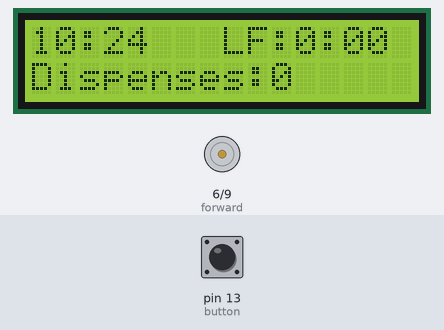
The sketch below on a simulated Arduino Uno, built with avr-gcc and run on an emulated ATmega328P. Parts: 16×2 character LCD, motor-driver pin pairs drawn as motors (green arrow = first pin HIGH = forward, orange = second pin HIGH = backward, longer = more drive). The test bench sets the inputs (shaded band); at power-on: pin 13 (button) LOW. The local clock reads 2024-03-15 10:24:30 at power-on unless the sketch sets it.

Above: at 1.2 s.
1.3 s: pin 13 (button) pulled HIGH for 0.15 s
At 2.3 s:
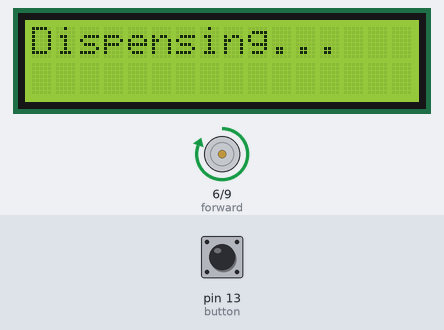
4.4 s: pin 13 (button) pulled HIGH for 1 s
At 6.5 s:
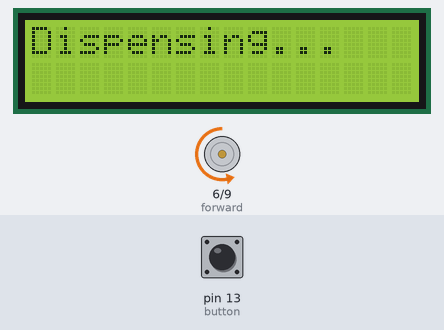
8.4 s: pin 13 (button) pulled HIGH for 0.15 s
At 11.3 s:
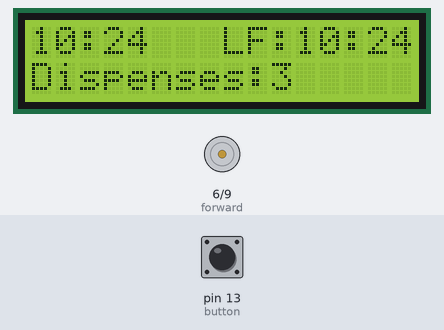
11.5 s: pin 13 (button) pulled HIGH for 1 s
At 14.4 s:
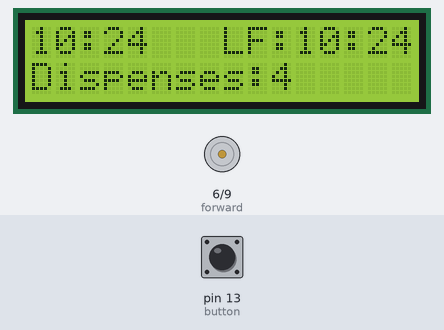
Timing chart, 0 to 15.9 s (numbered marks = the images above; inputs shaded):
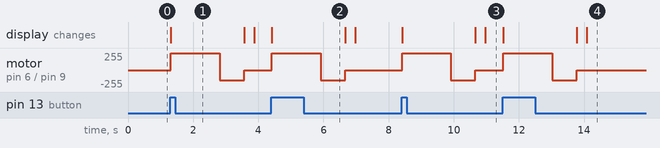

The sketch:

Cat_Feeder.ino
```cpp
#include <DS3231.h>
#include <Wire.h>
#include <LiquidCrystal.h>

LiquidCrystal lcd(12, 11, 10, 5, 4, 3, 2);

DS3231 Clock;
bool h12;
bool PM;

int forward = 6;
int backward = 9;
int button = 13;

int dispenses;
int minute;
int lfMinute;
int lfHour;

void setup()
{
  lcd.begin(16,2);
  Wire.begin();
  pinMode(button, INPUT);
  pinMode(forward, OUTPUT);
  pinMode(backward, OUTPUT);
}

void loop()
{
  if(minute != Clock.getMinute())
  {
    lcd.clear();
  }
  int hour = Clock.getHour(h12, PM);
  minute = Clock.getMinute();
  int second = Clock.getSecond();
  if(digitalRead(button) == HIGH)
  {
    feed(1);
  }
  else if(minute == 0 && second == 0 && (hour%2)==0)
  {
    feed(1);
  }
  else
  {
    printHome();
  }
}

void feed(int i)
{
  dispenses++;
  lcd.clear();
  lcd.setCursor(0,0);
  lcd.print("Dispensing...");
  lfMinute = Clock.getMinute();
  lfHour = Clock.getHour(h12, PM);
  for(int x = 0; x < i; x++)
  {
    /* HERE IS THE ACTUAL FEED CODE CHANGE THIS TO CHANGE HOW MUCH IT DISPENSES */
    analogWrite(forward, 255); //set the forward direction to full speed (255)
    delay(1500);//run forward for 1.5 sec
    analogWrite(forward, 0); //set the forward direction to 0 speed
    analogWrite(backward, 150);//set the backward direction to around half speed
    delay(750);//run backward for .75 sec
    analogWrite(backward, 0);//set the backward direction to 0 speed
  }
  lcd.clear();
}

void printHome()
{
  lcd.noDisplay();
  lcd.display();
  lcd.setCursor(0,0);
  lcd.print(Clock.getHour(h12,PM));
  lcd.print(":");
  int minutep = Clock.getMinute();
  if(minutep < 10)
  {
    lcd.print("0");
  }
  lcd.print(minutep);
  lcd.print("   LF:");
  lcd.print(lfHour);
  lcd.print(":");
  if(lfMinute < 10)
  {
    lcd.print("0");
  }
  lcd.print(lfMinute);
  lcd.setCursor(0,1);
  lcd.print("Dispenses:");
  lcd.print(dispenses);
}
```

Measured:
- after the input at 1.3 s, motor on pin 6 (forward) / pin 9 (backward): stopped → forward 255/255 at once, → backward 150/255 1.5 s later, → stopped 0.75 s later; the display: changes at once (image 1)
- after the input at 4.4 s, motor on pin 6 (forward) / pin 9 (backward): stopped → forward 255/255 at once, → backward 150/255 1.5 s later, → stopped 0.75 s later; the display: changes at once (image 2)
- after the input at 8.4 s, motor on pin 6 (forward) / pin 9 (backward): stopped → forward 255/255 at once, → backward 150/255 1.5 s later, → stopped 0.75 s later; the display: first changes at once (image 3 shows a later state)
- after the input at 11.5 s, motor on pin 6 (forward) / pin 9 (backward): stopped → forward 255/255 at once, → backward 150/255 1.5 s later, → stopped 0.75 s later; the display: first changes at once (image 4 shows a later state)
